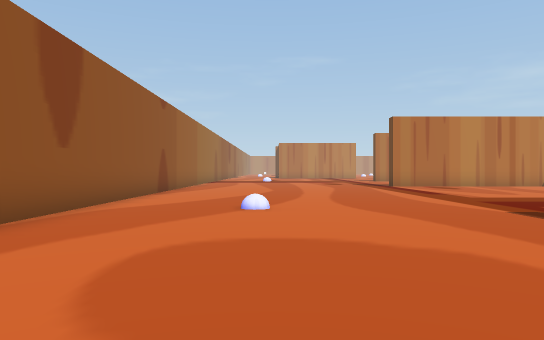
View 1 (above)

21 first-person views from a walk through a scene from a Unity 3-D project. The camera is 1.3 m above the floor, looks level and sees 70° across. The floor is counted in squares, 2 m on a side. Each view is taken from the middle of a square. On the plan, view 1 faces up. The plan holds only what a view shows up to about 11 squares ahead; the rest is blank. The place goes on beyond the plan. The player is left out.

View 2
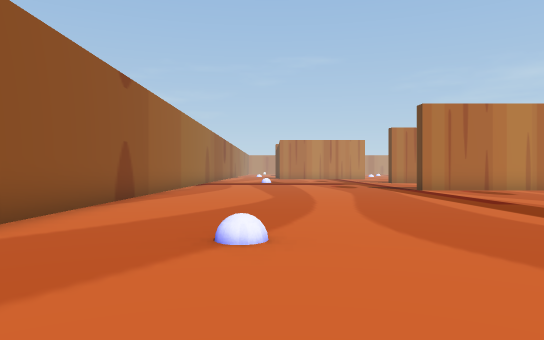

View 3
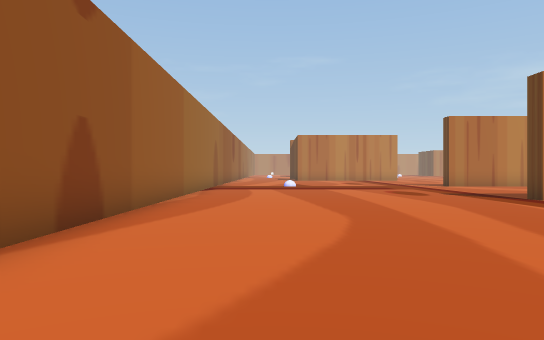

View 4
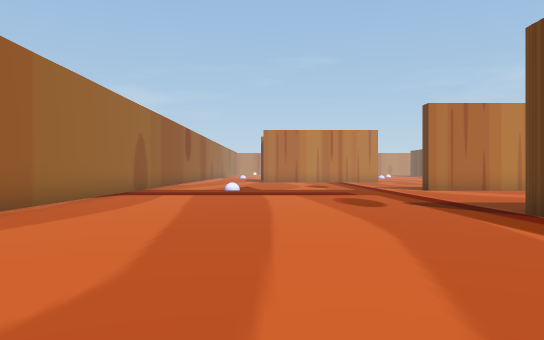

View 5
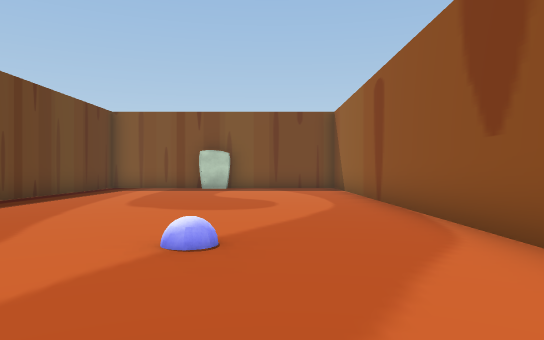

View 6
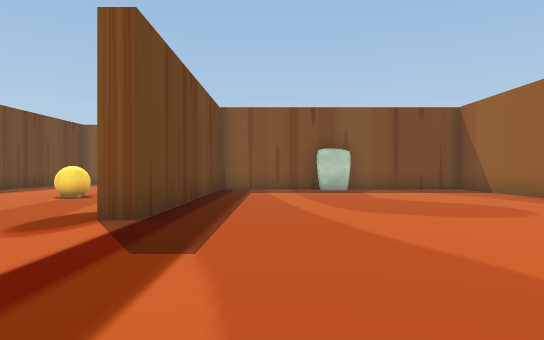

View 7
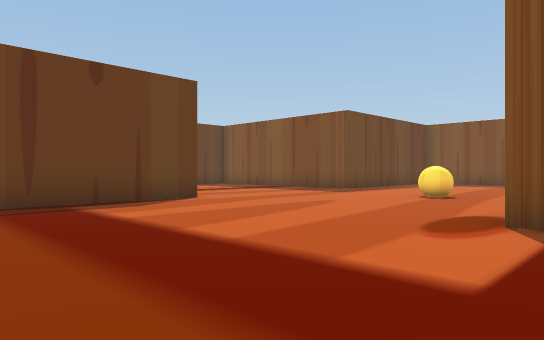

View 8
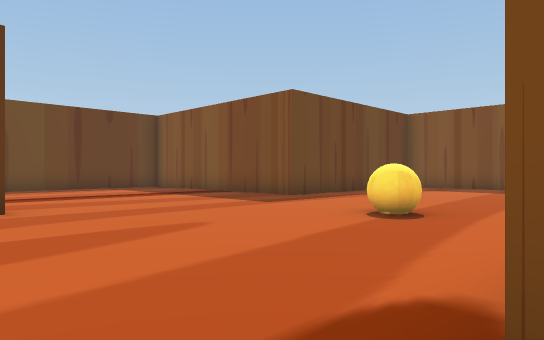

View 9
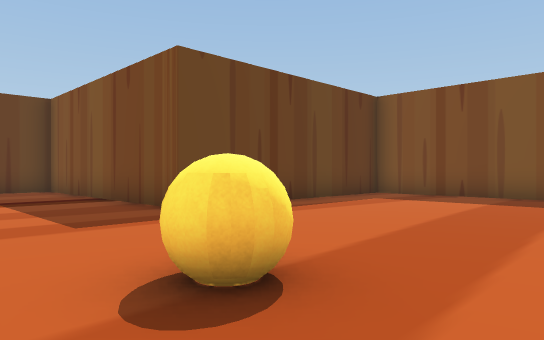

View 10
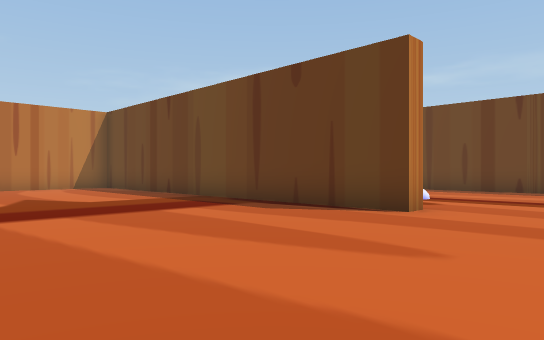

View 11
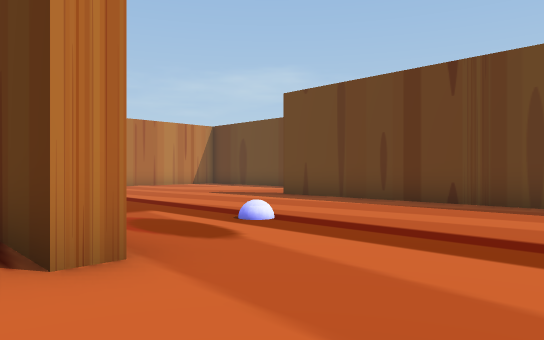

View 12
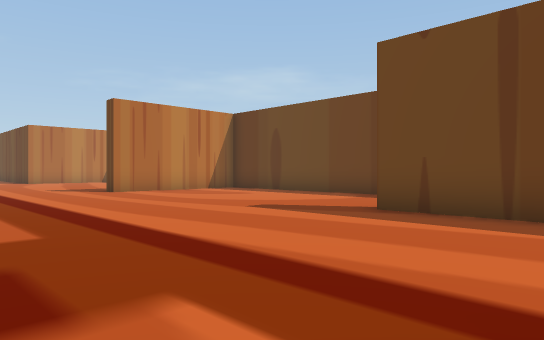

View 13
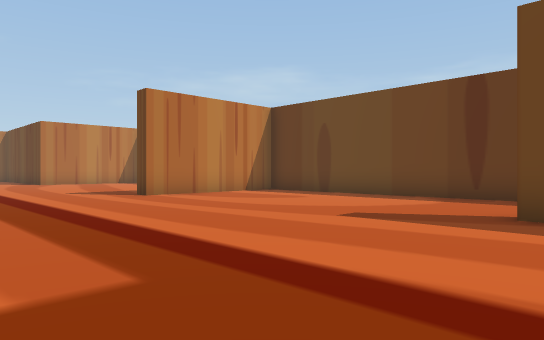

View 14
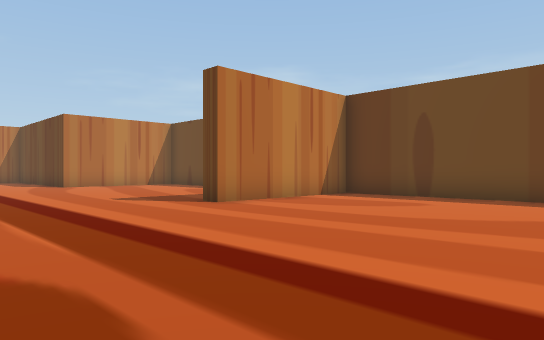

View 15
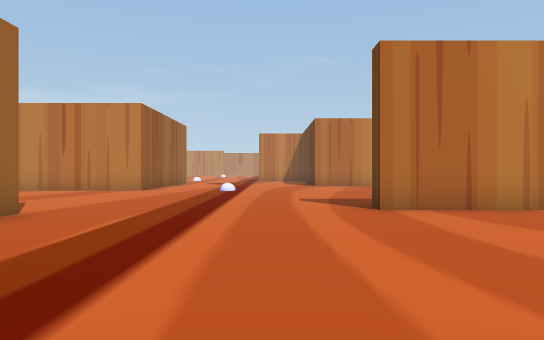

View 16
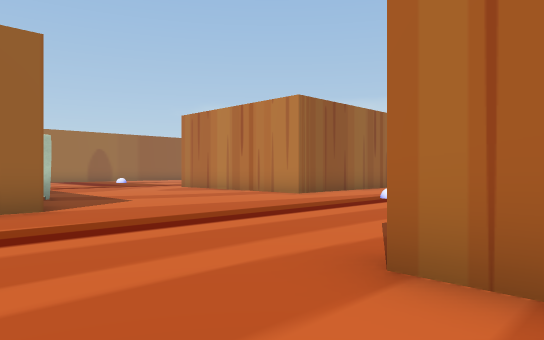

View 17
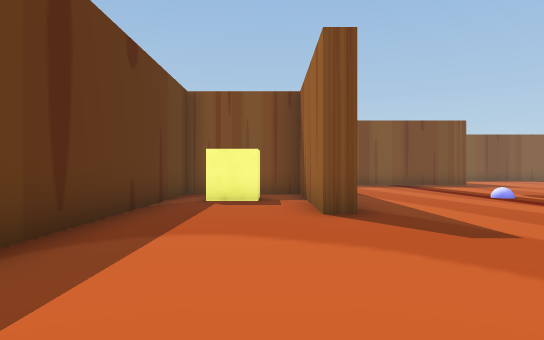

View 18
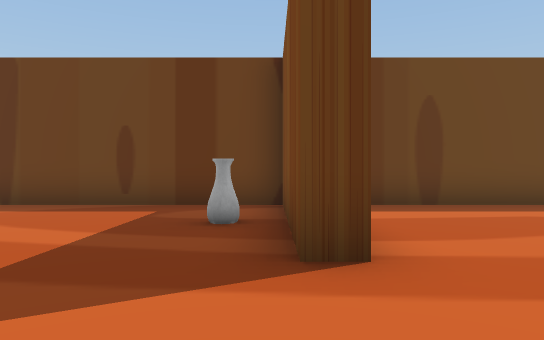

View 19
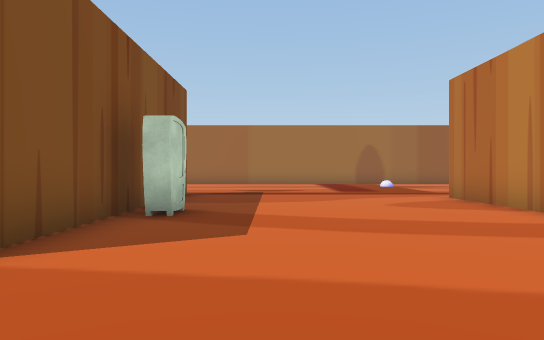

View 20
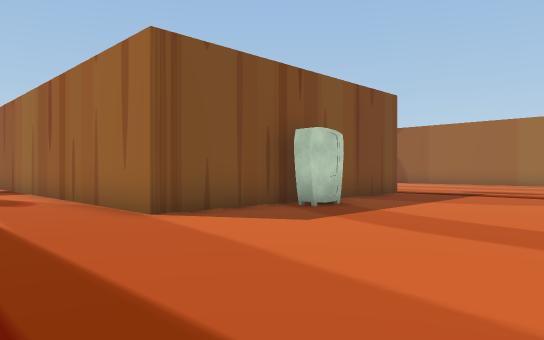

View 21
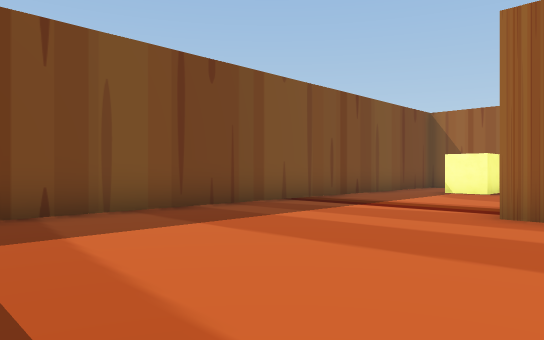

### Floor plan
Points are (right, up) in squares from view 1. A wall is a line through its corners. A room is listed if a view was taken in it or the views show most of it. See-through windows are left out.
Room 1 (views 1, 2, 3, 4, 5, 6, 7, 8, 9, 10, 11, 12, 13, 14, 15, 16, 17, 18, 19, 20, 21)
walls: (12.4, 3.7) (11.7, 3.7) (11.7, 10.9); (4.7, 15.2) (4.7, 15.8) (12.2, 15.8) (12.2, 8.1); (4.7, -2) (4.7, 4) (5.2, 4); (18.8, 2.2) (18.8, 8.3) (19.2, 8.3) (19.2, 3.6) (22.3, 3.6) (22.3, 16.3) (17.8, 16.3) (17.8, 16.8) (22, 16.8); (9.1, 22.2) (7.5, 22.2); (5.2, -4) (5.2, -4.5); (12, 22.2) (11.5, 22.2); (18.8, -1.9) (18.8, -1.2); (22.3, 16.8) (22.3, 22.1); (-3.2, 21) (-3.2, -2); (1.4, -9) (11.7, -9) (11.7, -2.5) (18, -2.5)
objects: cube (-1, -7) to (0, -7); ball (8, -1) to (8, 0); other object (9, 16) to (9, 17); other object (20, 18); cube (21, 5) to (21, 6)

Where each view was taken, in squares from view 1:
view 1: 0 up, 0 right, facing up
view 2: 3 up, 0 right, facing up
view 3: 7 up, 1 left, facing up
view 4: 10 up, 1 right, facing up
view 5: 10 up, 1 left, facing down
view 6: 9 up, 3 right, facing down
view 7: 9 up, 4 right, facing down-right
view 8: 5 up, 5 right, facing down-right
view 9: 1 up, 6 right, facing down-right
view 10: 1 up, 6 right, facing up-right
view 11: 1 up, 11 right, facing up-right
view 12: 5 up, 13 right, facing up-right
view 13: 7 up, 13 right, facing up-right
view 14: 10 up, 13 right, facing up-right
view 15: 10 up, 16 right, facing up
view 16: 14 up, 19 right, facing up-left
view 17: 14 up, 20 right, facing down
view 18: 17 up, 15 right, facing right
view 19: 18 up, 15 right, facing left
view 20: 21 up, 15 right, facing down-left
view 21: 3 down, 11 right, facing down-left
